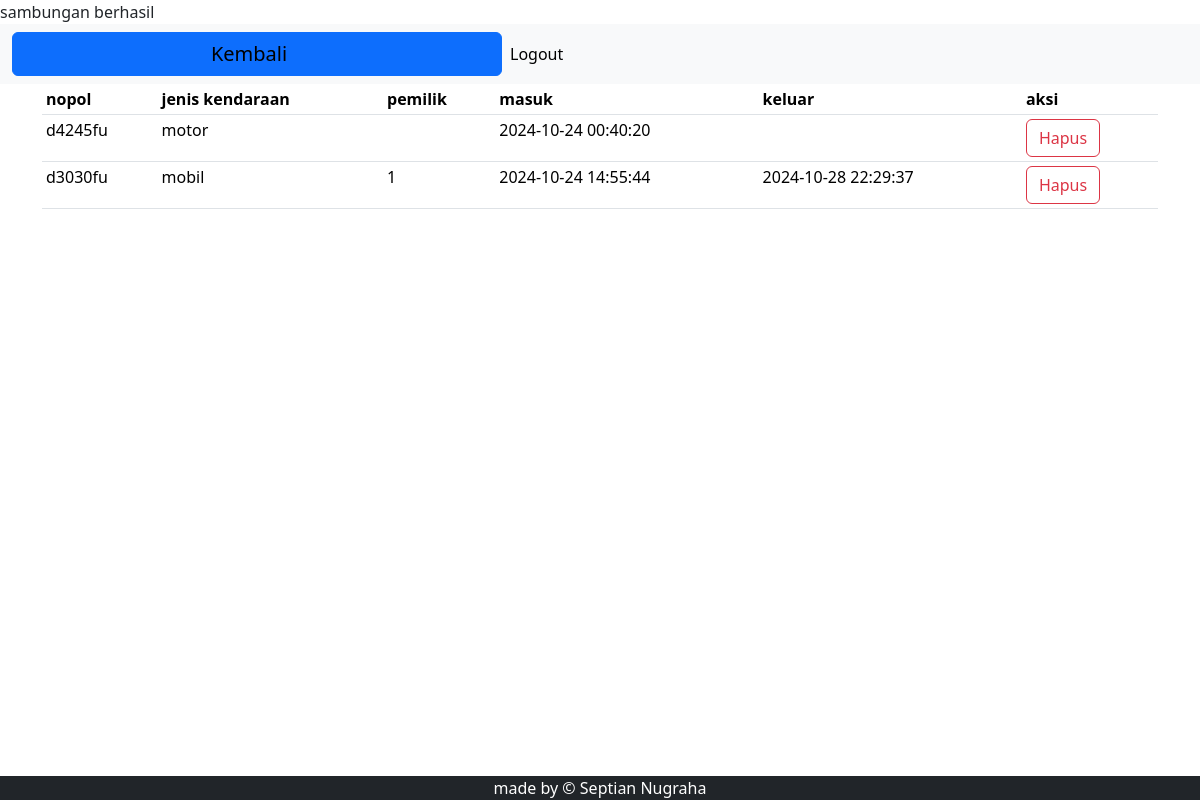
/history.php, run on an earlier commit of the app's database.
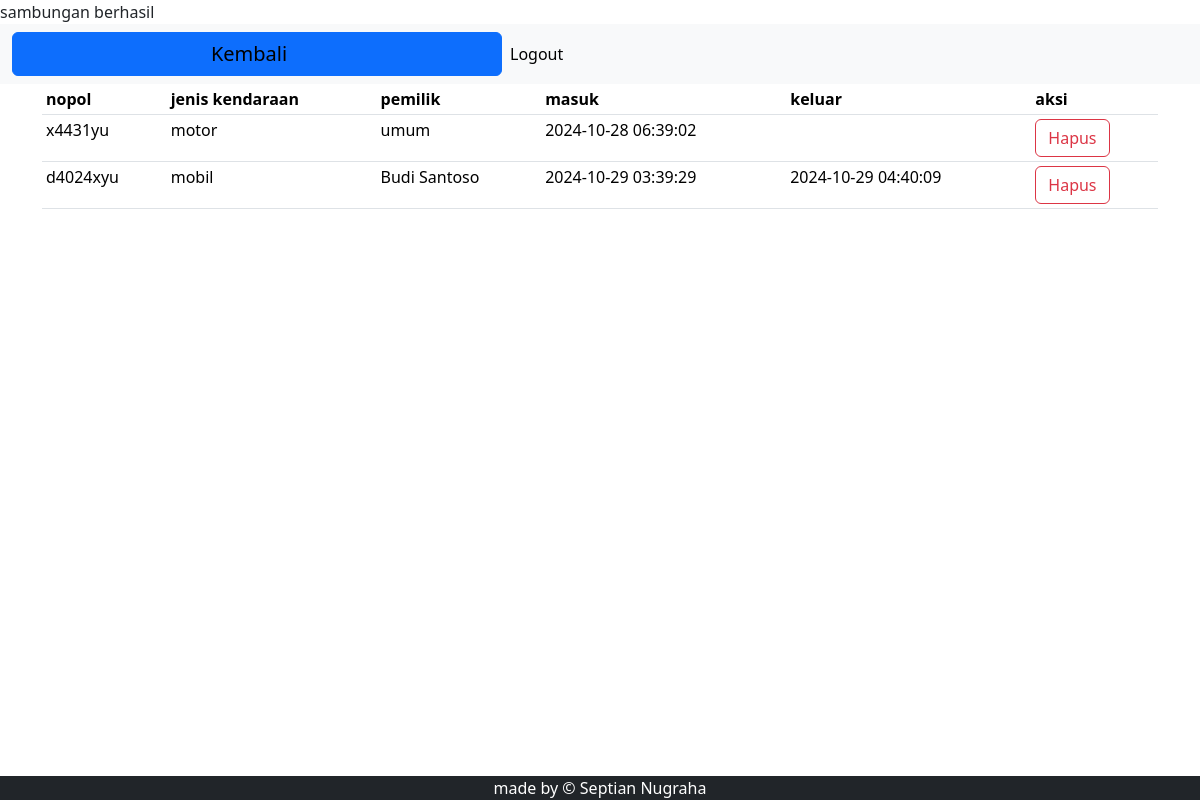
And on a later commit of the database.
### tables this page shows
CREATE TABLE `tbl_parkir` (
  `id` int(15) NOT NULL,
  `nopol` varchar(10) NOT NULL,
  `jenis_kendaraan` varchar(100) NOT NULL,
  `pemilik` varchar(100) DEFAULT NULL,
  `tanggal` date DEFAULT NULL,
  `masuk` timestamp NOT NULL DEFAULT current_timestamp(),
  `keluar` datetime DEFAULT NULL
);

### connection.php (called while the page is built, shortened)
<?php
$host = 'localhost';
$user = 'root';
$passw = '';
$db = 'db_parkir';
$conn = mysqli_connect($host, $user, $passw, $db);
function myquery($query)
{
    global $conn;
    $result = mysqli_query($conn, $query);
    $list = [];
    while ($data = mysqli_fetch_assoc($result)) {
        $list[] = $data;
    }
    return $list;
}

### history.php (the view)
<?php
require 'connection.php';
$data = myquery("SELECT p.id, p.nopol, p.jenis_kendaraan, p.pemilik, p.tanggal, p.masuk, p.keluar
FROM tbl_parkir as p
");
?>
<?php
$page = 'history';
include('layout/header.php');
?>
<main class="flex-grow-1">
    <div class="container-sm">
        <table class="table table-sm">
            <thead>
                <tr>
                    <th>nopol</th>
                    <th>jenis kendaraan</th>
                    <th>pemilik</th>
                    <th>masuk</th>
                    <th>keluar</th>
                    <th>aksi</th>
                </tr>
            </thead>
            <tbody>
                <?php foreach ($data as $row): ?>
                    <tr>
                        <td><?= $row['nopol'] ?></td>
                        <td><?= $row['jenis_kendaraan'] ?></td>
                        <td><?= $row['pemilik'] ?></td>
                        <td><?= $row['masuk'] ?></td>
                        <td><?= $row['keluar'] ?></td>
                        <td scope="row">
                            <a href="functions.php?action=deletepermanent&id=<?= $row['id'] ?>" class="btn btn-outline-danger" onClick="return confirm('Yakin akan menghapus?')">Hapus</a>
                        </td>
                    </tr>
                <?php endforeach; ?>
            </tbody>
        </table>
    </div>
</main>
<?php
include('layout/footer.php')
?>

### layout/header.php (shortened to what this page needs)
<!doctype html>
<html lang="en">
<head>
    <link href="https://cdn.jsdelivr.net/npm/bootstrap@5.3.3/dist/css/bootstrap.min.css" rel="stylesheet">
</head>
<body class="d-flex flex-column min-vh-100">
    <header>
        <nav class="navbar navbar-expand-lg bg-body-tertiary">
            <div class="container-fluid">
                <?php
                $button2Text = $page === 'index' ? 'History' : ($page === 'history' ? 'Kembali' : '');
                $button2Link = $page === 'index' ? './history.php' : ($page === 'history' ? './index.php' : '');
                if ($button2Text) {
                    echo '<button type="button" class="btn btn-primary col-sm-5"><a class="navbar-brand column" href="' . $button2Link . '">' . $button2Text . '</a></button>';
                }
                ?>
                <div class="collapse navbar-collapse" id="navbarTogglerDemo02">
                    <ul class="navbar-nav me-auto sm-3">
                        <li class="nav-item">
                            <a class="nav-link active" aria-current="page" href="#">Logout</a>
                        </li>
                    </ul>
                </div>
            </div>
        </nav>
    </header>

### layout/footer.php (shortened to what this page needs)
<footer class="bg-dark text-white text-center py-0.2 mt-auto">
    made by &copy Septian Nugraha
</footer>
</body>
</html>

What changed in the data, as far as the page shows it:
removed tbl_parkir: nopol "d4245fu", jenis_kendaraan "motor", masuk "2024-10-24 00:40:20"
removed tbl_parkir: nopol "d3030fu", jenis_kendaraan "mobil", pemilik "1", masuk "2024-10-24 14:55:44", keluar "2024-10-28 22:29:37"
added tbl_parkir: nopol "x4431yu", jenis_kendaraan "motor", pemilik "umum", masuk "2024-10-28 06:39:02"
added tbl_parkir: nopol "d4024xyu", jenis_kendaraan "mobil", pemilik "Budi Santoso", masuk "2024-10-29 03:39:29", keluar "2024-10-29 04:40:09"
